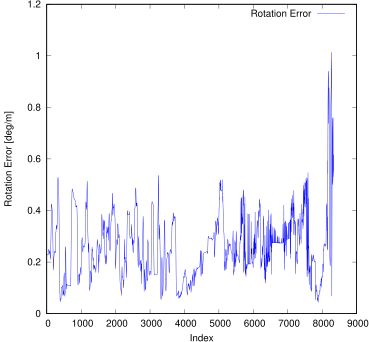

This figure's gnuplot source:
set term postscript eps enhanced color
set output "15_ri.eps"
set size ratio 1
set yrange [0:*]
set xlabel "Index"
set ylabel "Rotation Error [deg/m]"
plot "15_ri.txt" using 1:($2*57.3) title 'Rotation Error' lc rgb "#0000FF" pt 2 w lines
